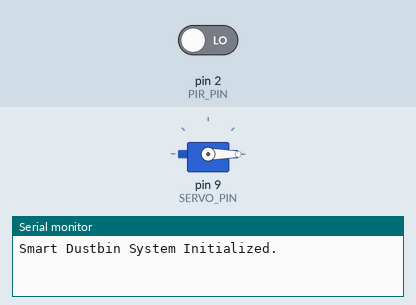
A sketch run on a simulated Arduino Uno, built with avr-gcc and run on an emulated ATmega328P. Shown: servo, the last lines printed to the serial monitor. The test bench sets the inputs (shaded band); at power-on: pin 2 (PIR_PIN) LOW.

Above: at 1.2 s.
1.3 s: pin 2 (PIR_PIN) driven HIGH
At 2.5 s:
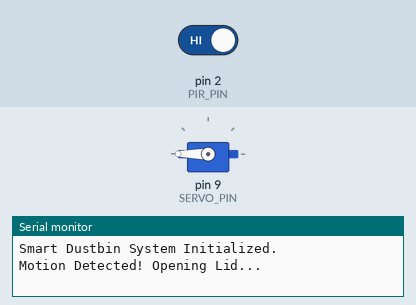
2.8 s: pin 2 (PIR_PIN) driven LOW
At 4.9 s:
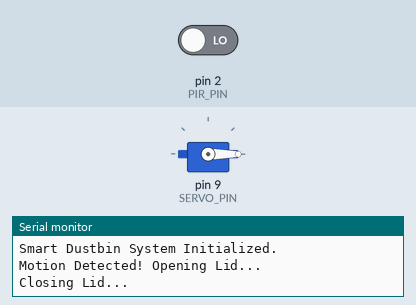
Timing chart, 0 to 6.4 s (numbered marks = the images above; inputs shaded):
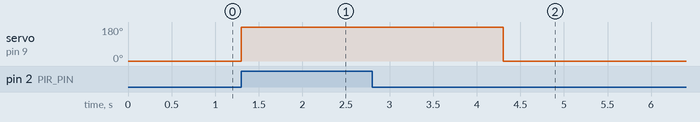

The sketch:

Smart-Automatic-Dustbin.ino
```cpp
#include <Servo.h>
#define PIR_PIN 2 // PIR sensor output pin
#define SERVO_PIN 9 // Servo signal pin
Servo dustbinServo;
int motionDetected = 0;
bool lidOpen = false;
void setup() {
Serial.begin(9600);
pinMode(PIR_PIN, INPUT);
dustbinServo.attach(SERVO_PIN);
dustbinServo.write(0); // Start with lid closed
Serial.println("Smart Dustbin System Initialized.");
}
void loop() {
motionDetected = digitalRead(PIR_PIN);
if (motionDetected == HIGH && !lidOpen) {
Serial.println("Motion Detected! Opening Lid...");
lidOpen = true;
dustbinServo.write(180); // Open lid
delay(3000);
// Wait 3 seconds
Serial.println("Closing Lid...");
dustbinServo.write(0); // Close lid
delay(1000);
// Small delay before rechecking
lidOpen = false; // Ready for next detection
}
// Optional: print status for debugging
delay(100); // Slight delay to avoid rapid triggering
}
```

Measured:
- after the input at 1.3 s, servo on pin 9 (SERVO_PIN): 0° → 180° at once
- after the input at 2.8 s, servo on pin 9 (SERVO_PIN): goes on until 4.3 s, then stays 0°
